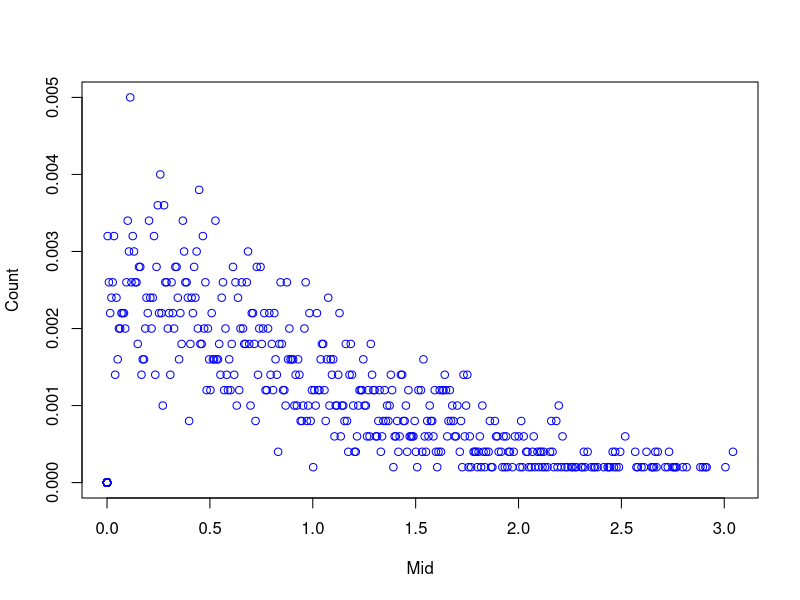

Recreate this plot in R.
func <- function(vec)
	{
	k = length(vec)/10
	xmin = min(vec)
	xmax = max(vec)
	i=1
	result = array(0,dim = k)
  middle = array(0, dim = k)
	while (i/k *xmax <= xmax){
		j=1
		while (j<=length(vec))
			{
					if (vec[j] <= i/k*xmax & vec[j]> (i-1)/k*xmax )
					{
						result[i] = result[i]+1
						middle[i] = mean(c((i-1)/k*xmax,i/k*xmax))
					}
			j = j+1
		}
		i = i+1
	}
	Count <- result/length(vec)
	Mid <- middle
	plot(Mid,Count, col = "blue")
	print(result)
}
a = rnorm(5000,mean =0,sd =1)
func(a)